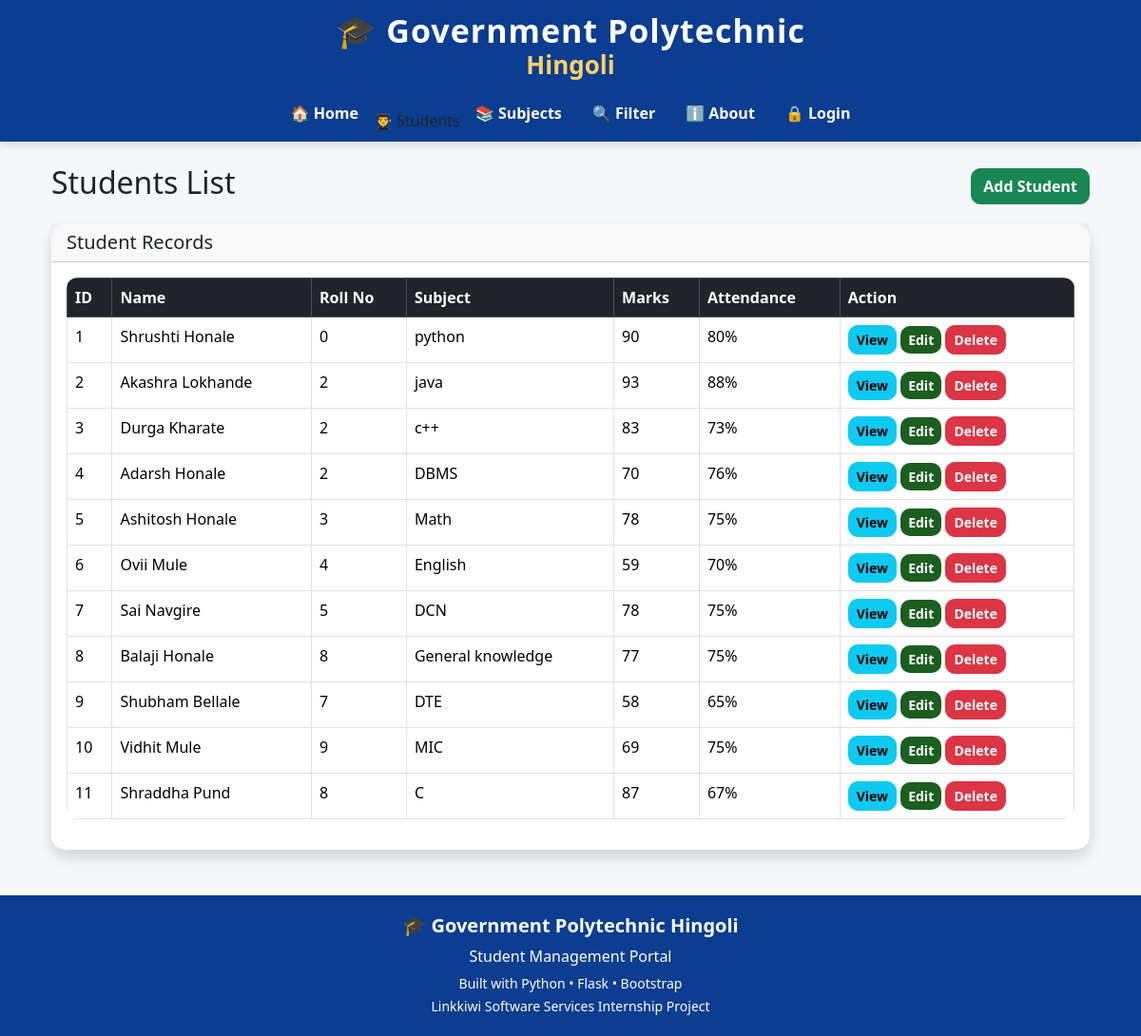
/students, run on the app's committed database.
### tables this page shows
CREATE TABLE students (
            id INTEGER PRIMARY KEY AUTOINCREMENT,
            name TEXT NOT NULL,
            roll INTEGER NOT NULL,
            marks INTEGER NOT NULL,
            subject TEXT NOT NULL,
            attendance INTEGER DEFAULT 0
        );

### app.py (the view)
@app.route("/students")
def students():
    conn = get_db()
    students = conn.execute(
        "SELECT * FROM students"
    ).fetchall()
    conn.close()
    return render_template(
        "students.html",
        students=students
    )

### database.py (called while the page is built)
def get_db():
    conn = sqlite3.connect(
        DB_PATH
    )
    conn.row_factory = sqlite3.Row
    return conn

### templates/students.html (shortened to what this page needs)
{% extends "base.html" %}
{% block content %}
<div class="container mt-4">
    <div class="d-flex justify-content-between align-items-center mb-3">
        <h2>
            Students List
        </h2>
        <a href="/add_student" class="btn btn-success">
            Add Student
        </a>
    </div>
    <div class="card shadow">
        <div class="card-header">
            <h5 class="mb-0">
                Student Records
            </h5>
        </div>
        <div class="card-body">
            <div class="table-responsive">
                <table class="table table-bordered table-hover">
                    <thead class="table-dark">
                        <tr>
                            <th>
                                ID
                            </th>
                            <th>
                                Name
                            </th>
                            <th>
                                Roll No
                            </th>
                            <th>
                                Subject
                            </th>
                            <th>
                                Marks
                            </th>
                            <th>
                                Attendance
                            </th>
                            <th>
                                Action
                            </th>
                        </tr>
                    </thead>
                    <tbody>
                    {% for student in students %}
                        <tr>
                            <td>
                                {{ student['id'] }}
                            </td>
                            <td>
                                {{ student['name'] }}
                            </td>
                            <td>
                                {{ student['roll'] }}
                            </td>
                            <td>
                                {{ student['subject'] }}
                            </td>
                            <td>
                                {{ student['marks'] }}
                            </td>
                            <td>
                                {{ student['attendance'] }}%
                            </td>
                            <td>
                                <a href="/detail/{{ student['id'] }}"
                                   class="btn btn-info btn-sm">
                                    View
                                </a>
                                <a href="/edit_student/{{ student['id'] }}"
                                   class="btn btn-primary btn-sm">
                                    Edit
                                </a>
                                <a href="/delete_student/{{ student['id'] }}"
                                   class="btn btn-danger btn-sm"
                                   onclick="return confirm('Delete this student?');">
                                    Delete
                                </a>
                            </td>
                        </tr>
                    {% endfor %}
                    </tbody>
                </table>
            </div>
        </div>
    </div>
</div>
{% endblock %}

### templates/base.html (shortened to what this page needs)
<!DOCTYPE html>
<html lang="en">
<head>
    <link href="https://cdn.jsdelivr.net/npm/bootstrap@5.3.3/dist/css/bootstrap.min.css" rel="stylesheet">
</head>
<body>
<nav class="navbar navbar-expand-lg navbar-dark">
<div class="container-fluid flex-column">
    <div class="college-name">
        <h2>🎓 Government Polytechnic</h2>
        <h4>Hingoli</h4>
    </div>
    <div class="collapse navbar-collapse justify-content-center"
         id="menu">
        <ul class="navbar-nav">
            <li class="nav-item">
                <a class="nav-link"
                   href="{{ url_for('home') }}">
                   🏠 Home
                </a>
            </li>
            <li class="nav-item">
                <a class="nav-link"
                   <a href="{{ url_for('students') }}"></a>
                   👨‍🎓 Students
            </li>
            <li class="nav-item">
                <a class="nav-link"
                   href="{{ url_for('subjects') }}">
                   📚 Subjects
                </a>
            </li>
                        <li class="nav-item">
                <a class="nav-link"
                   href="{{ url_for('filter_students') }}">
                   🔍 Filter
                </a>
            </li>
            <li class="nav-item">
                <a class="nav-link"
                   href="{{ url_for('about') }}">
                   ℹ️ About
                </a>
            </li>
            {% if session.username %}
            <li class="nav-item">
                <span class="nav-link">
                    👤 {{ session.username }}
                </span>
            </li>
            <li class="nav-item">
                <a class="nav-link"
                   href="{{ url_for('logout') }}">
                   🚪 Logout
                </a>
            </li>
            {% else %}
            <li class="nav-item">
                <a class="nav-link"
                   href="{{ url_for('login') }}">
                   🔒 Login
                </a>
            </li>
            {% endif %}
        </ul>
    </div>
</div>
</nav>
<div class="container mt-4 mb-5">
{% block content %}
{% endblock %}
</div>
<footer>
    <h5 class="fw-bold">
        🎓 Government Polytechnic Hingoli
    </h5>
    <p class="mb-1">
        Student Management Portal
    </p>
    <small>
        Built with Python • Flask • Bootstrap
    </small>
    <br>
    <small>
        Linkkiwi Software Services Internship Project
    </small>
</footer>
</body>
</html>

### templates/base.html (style rules this page uses)
body { font-family:"Segoe UI",sans-serif; background:#f4f8fb; margin:0; padding:0; }
.navbar { background:#0b3d91; box-shadow:0 3px 10px rgba(0,0,0,.15); padding-top:12px; padding-bottom:10px; }
.college-name { text-align:center; color:white; font-weight:bold; line-height:1.2; }
.college-name h2 { font-size:34px; margin:0; font-weight:800; letter-spacing:1px; }
.college-name h4 { margin:0; font-size:26px; font-weight:700; color:#ffd166; }
.navbar-nav { margin-top:15px; }
.nav-link { color:white !important; font-weight:600; padding:8px 16px !important; transition:.3s; }
.container { min-height:75vh; }
.card { border:none; border-radius:15px; box-shadow:0 4px 15px rgba(0,0,0,.08); transition:.3s; }
.btn { border-radius:10px; font-weight:600; }
.btn-primary { background:#1b5e20; border:none; }
.table { background:white; border-radius:12px; overflow:hidden; }
.table thead { background:#1b5e20; color:white; }
footer { background:#0b3d91; color:white; text-align:center; padding:20px; margin-top:40px; }

### data on the page
students: id "1", name "Shrushti Honale", roll "0", subject "python", marks "90", attendance "80"
students: id "2", name "Akashra Lokhande", roll "2", subject "java", marks "93", attendance "88"
students: id "3", name "Durga Kharate", roll "2", subject "c++", marks "83", attendance "73"
students: id "4", name "Adarsh Honale", roll "2", subject "DBMS", marks "70", attendance "76"
students: id "5", name "Ashitosh Honale", roll "3", subject "Math", marks "78", attendance "75"
students: id "6", name "Ovii Mule", roll "4", subject "English", marks "59", attendance "70"
students: id "7", name "Sai Navgire", roll "5", subject "DCN", marks "78", attendance "75"
students: id "8", name "Balaji Honale", roll "8", subject "General knowledge", marks "77", attendance "75"
students: id "9", name "Shubham Bellale", roll "7", subject "DTE", marks "58", attendance "65"
students: id "10", name "Vidhit Mule", roll "9", subject "MIC", marks "69", attendance "75"
students: id "11", name "Shraddha Pund", roll "8", subject "C", marks "87", attendance "67"
